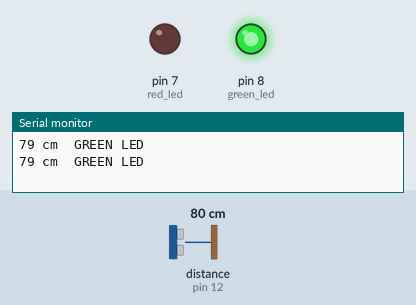
Bench run of a sketch on a simulated Arduino Uno, built with avr-gcc and run on an emulated ATmega328P. Parts: output pins drawn as LEDs (lit = HIGH), the last lines printed to the serial monitor. Wiring (inferred from the names in the program): ultrasonic range finder: trigger pin 13; echo pin 12. Inputs (shaded band) come from the test bench; at power-on: distance to the obstacle (sensor on pin 12) 80 cm. The echo pulse lasts 58.3 µs per cm; pins used as bus, display or sensor lines are not drawn.

Above: at 1.8 s.
1.9 s: distance to the obstacle (sensor on pin 12) set to 97 cm
3.4 s: distance to the obstacle (sensor on pin 12) set to 103 cm
At 4.8 s:
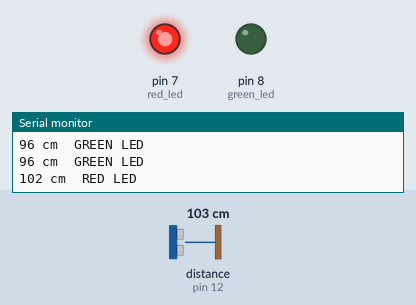
5.5 s: distance to the obstacle (sensor on pin 12) set to 2 cm
At 6.6 s:
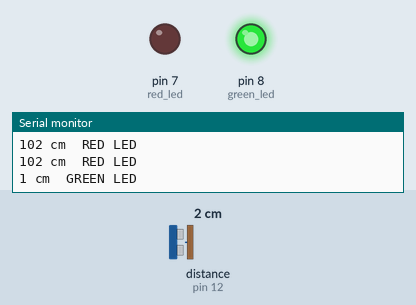
7.5 s: distance to the obstacle (sensor on pin 12) set to 120 cm
At 8.4 s:
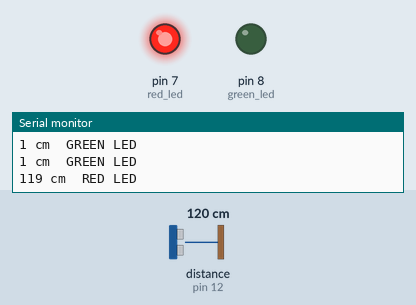
Timing chart, 0 to 10.5 s (numbered marks = the images above; inputs shaded):
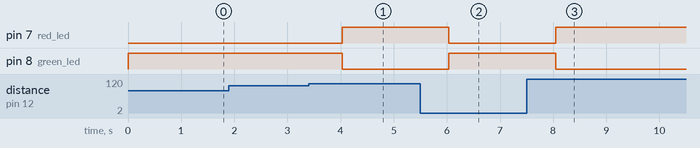

Measured:
- the behaviour switches between 100 and 101 cm on distance to the obstacle (sensor on pin 12) (found by bisection; images 0 and 1)
- after the input at 3.4 s, pin 7 (red_led): LOW → HIGH after 0.63 s; pin 8 (green_led): HIGH → LOW after 0.63 s
- after the input at 5.5 s, pin 7 (red_led): HIGH → LOW after 0.54 s; pin 8 (green_led): LOW → HIGH after 0.54 s
- after the input at 7.5 s, pin 7 (red_led): LOW → HIGH after 0.55 s; pin 8 (green_led): HIGH → LOW after 0.55 s

The sketch:

IoT_week2.ino
```cpp
#define TRIG 13
#define ECHO 12

void setup() {
  // put your setup code here, to run once:
  pinMode(7, OUTPUT); //red led
  pinMode(8, OUTPUT); //green led

  Serial.begin(9600);

  pinMode(TRIG, OUTPUT);
  pinMode(ECHO, INPUT);
}

void loop() {
  // put your main code here, to run repeatedly:
  /*
  digitalWrite(7, HIGH);
  delay(1000); // Wait for 1000 millisecond(s)
  digitalWrite(7, LOW);
  delay(1000); // Wait for 1000 millisecond(s)
  digitalWrite(8, HIGH);
  delay(1000); // Wait for 1000 millisecond(s)
  digitalWrite(8, LOW);
  delay(1000); // Wait for 1000 millisecond(s)
  */


  long duration, distance;

  digitalWrite(TRIG, LOW);
  delayMicroseconds(2);
  digitalWrite(TRIG, HIGH);
  delayMicroseconds(10);
  digitalWrite(TRIG, LOW);

  duration = pulseIn(ECHO, HIGH);
  distance = duration / 58.2;

  Serial.print(distance);
  Serial.print(" cm");

  if(distance >= 100){
    digitalWrite(7, HIGH);
    digitalWrite(8, LOW);
    Serial.println("  RED LED");
  }
  else{
    digitalWrite(7, LOW);
    digitalWrite(8, HIGH);
    Serial.println("  GREEN LED");
  }

  delay(1000);
}
```
